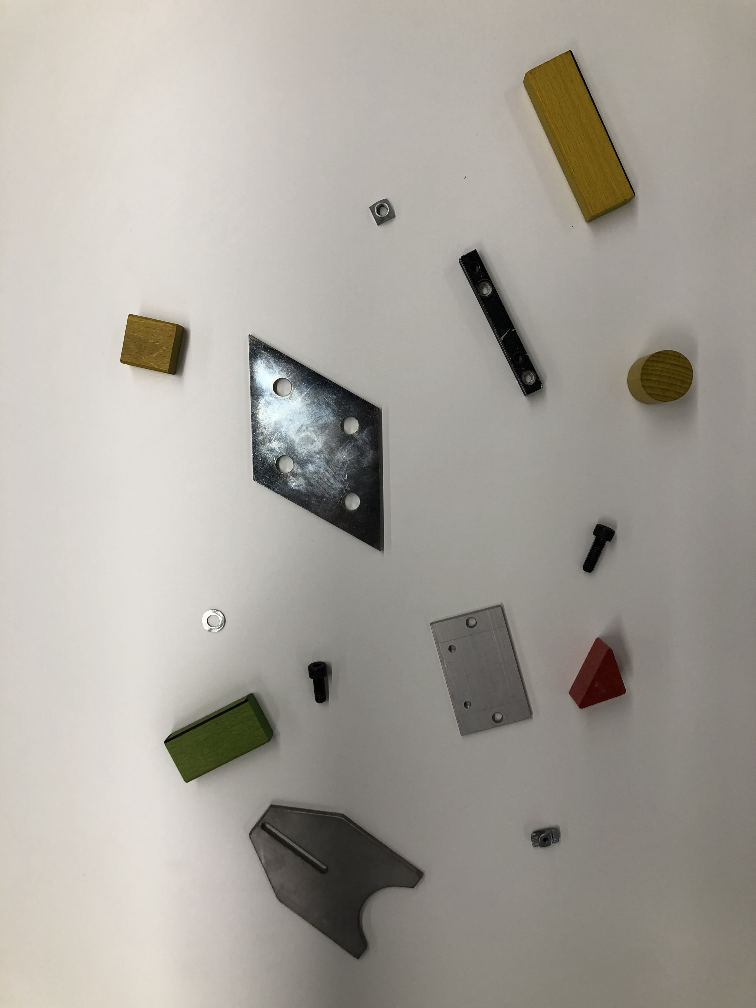
//> input picture student_assignment_5/data/1.png, 756 x 1008 px
$ ./main   (built with g++ and OpenCV 4)
//> lines starting //> are read from the running program, lines starting //| are printed output that depends on the picture; after the words box and inside, x2 and y2 are one past the last pixel; in counts of white or black regions, pixels touching at a corner belong together
#include <opencv2/opencv.hpp>
#include <iostream>

using namespace cv;
using namespace std;

int main() {
    // --- Load input image ---
    Mat image = imread("../data/1.png", 1);
//> image is the input picture: 1008 rows x 756 cols, CV_8UC3; mean B, G, R 155.4, 162.8, 167
    if (image.empty()) {
        cout << "Could not open or find the image!" << endl;
        return -1;
    }

    // --- Convert to grayscale ---
    Mat image_gray;
    cvtColor(image, image_gray, COLOR_BGR2GRAY);
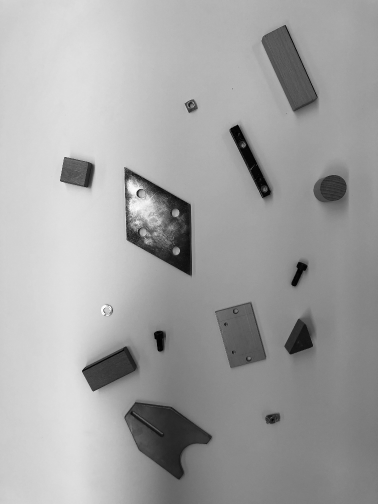
//> image_gray: 1008 rows x 756 cols, CV_8UC1 (shown at 1/2 size); min 0, max 255, mean 163.2

    // --- Adaptive thresholding to obtain binary image ---
    Mat image_binary;
    adaptiveThreshold(image_gray, image_binary, 255,
        ADAPTIVE_THRESH_GAUSSIAN_C,
        THRESH_BINARY_INV,
        105,
        19);
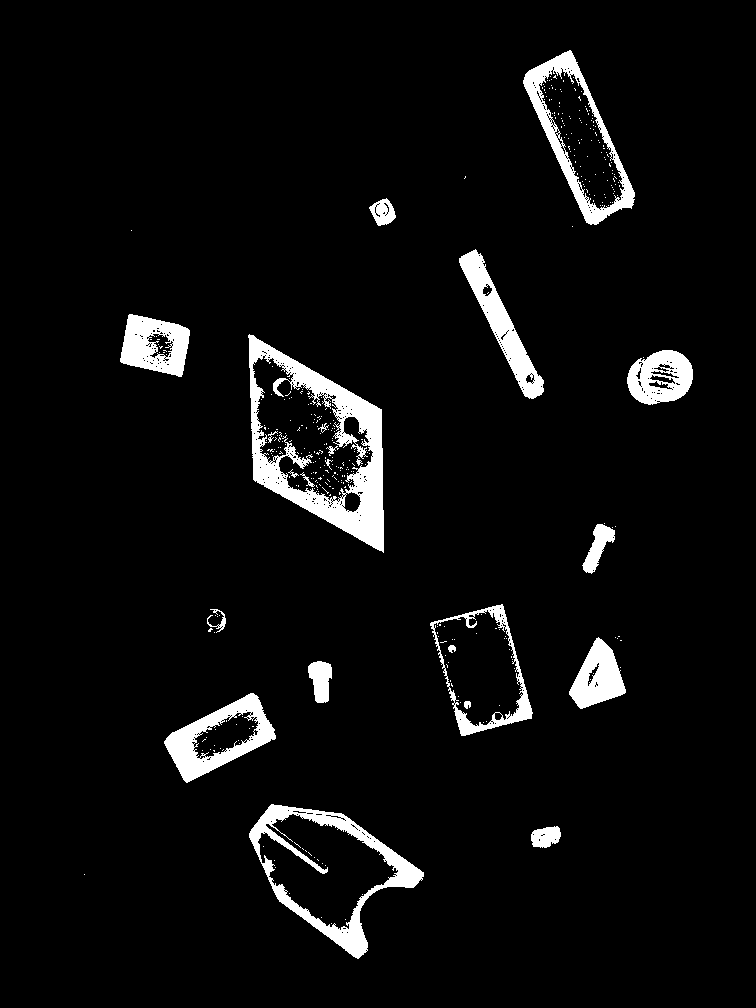
//> image_binary: 1008 rows x 756 cols, CV_8UC1; 5.1% white; 368 white regions (346 under 20 px)

    // --- Find external contours in the binary image ---
    vector<vector<Point>> contours;
    vector<Vec4i> hierarchy;
    findContours(image_binary, contours, hierarchy, RETR_EXTERNAL, CHAIN_APPROX_SIMPLE);
//> contours = 32 contours, 18 with area under 20; largest, box (x1, y1, x2, y2) and area: (248, 334, 384, 553) 18654, (249, 804, 424, 959) 13812, (523, 50, 635, 225) 9246, (430, 604, 533, 736) 8606, (164, 693, 276, 783) 5156

    Mat result = image.clone();

    // --- Draw contours and annotate with number of vertices ---
    RNG rng(12345); // Random color generator
    for (size_t i = 0; i < contours.size(); i++) {
        Scalar color = Scalar(rng.uniform(0, 256), rng.uniform(0, 256), rng.uniform(0, 256));

        // Approximate contour to polygon and count vertices
        vector<Point> approx;
        double epsilon = 0.02 * arcLength(contours[i], true);
        approxPolyDP(contours[i], approx, epsilon, true);

        drawContours(result, contours, static_cast<int>(i), color, 2);

        int vertices = static_cast<int>(approx.size());

        // Compute centroid for text placement
        Moments m = moments(contours[i]);
        int cx = static_cast<int>(m.m10 / m.m00);
        int cy = static_cast<int>(m.m01 / m.m00);

        // Annotate number of vertices at centroid
        string text = to_string(vertices);
        putText(result, text, Point(cx, cy), FONT_HERSHEY_SIMPLEX, 1, color, 2);
    }
//> this loop made 32 passes
//> (epsilon, approx, vertices, cx, cy, text) on passes 1, 5, 7, 8, 9: (0, 1 Point (x, y): [84, 874], 1, -2147483648, -2147483648, '1'), (0, 1 Point (x, y): [620, 667], 1, -2147483648, -2147483648, '1'), (0.04, 2 Points (x, y): [620, 640], [621, 640], 2, -2147483648, -2147483648, '2'), (0, 1 Point (x, y): [617, 638], 1, -2147483648, -2147483648, '1'), (0, 1 Point (x, y): [615, 637], 1, -2147483648, -2147483648, '1')
//> pass 2, `putText(result, text, Point(cx, cy), FONT_HERSHEY_SIMPLEX, 1, color, 2);`:
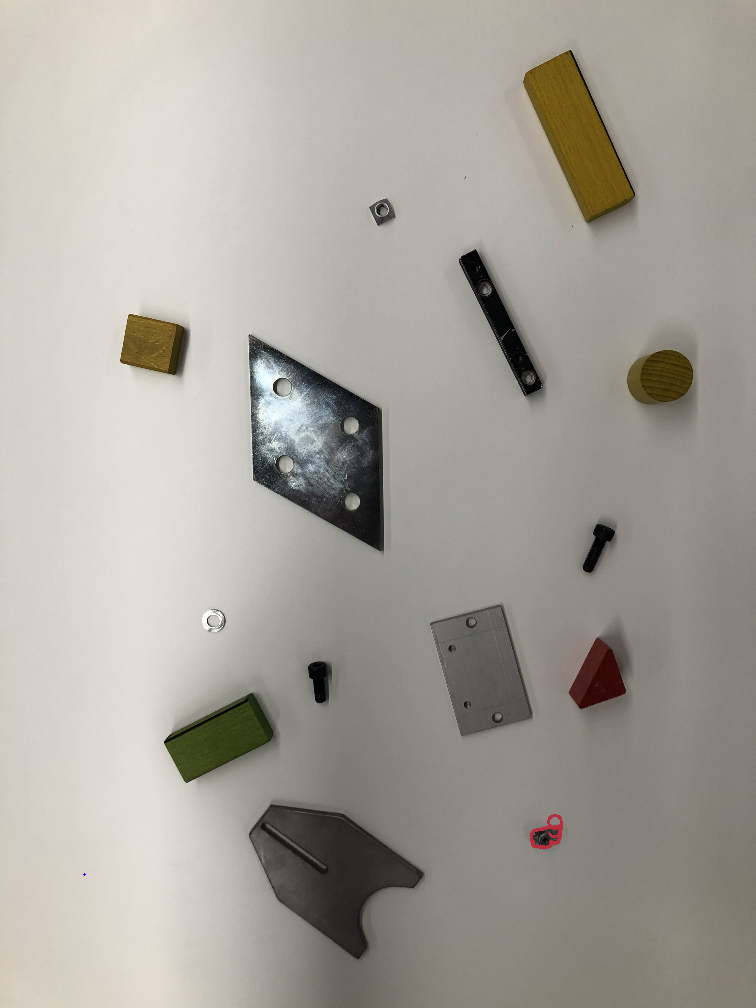
//> result: 1008 rows x 756 cols, CV_8UC3; 0.06% of pixels changed, all inside (x1, y1, x2, y2) = (83, 814, 563, 876)
//> pass 3, `putText(result, text, Point(cx, cy), FONT_HERSHEY_SIMPLEX, 1, color, 2);`:
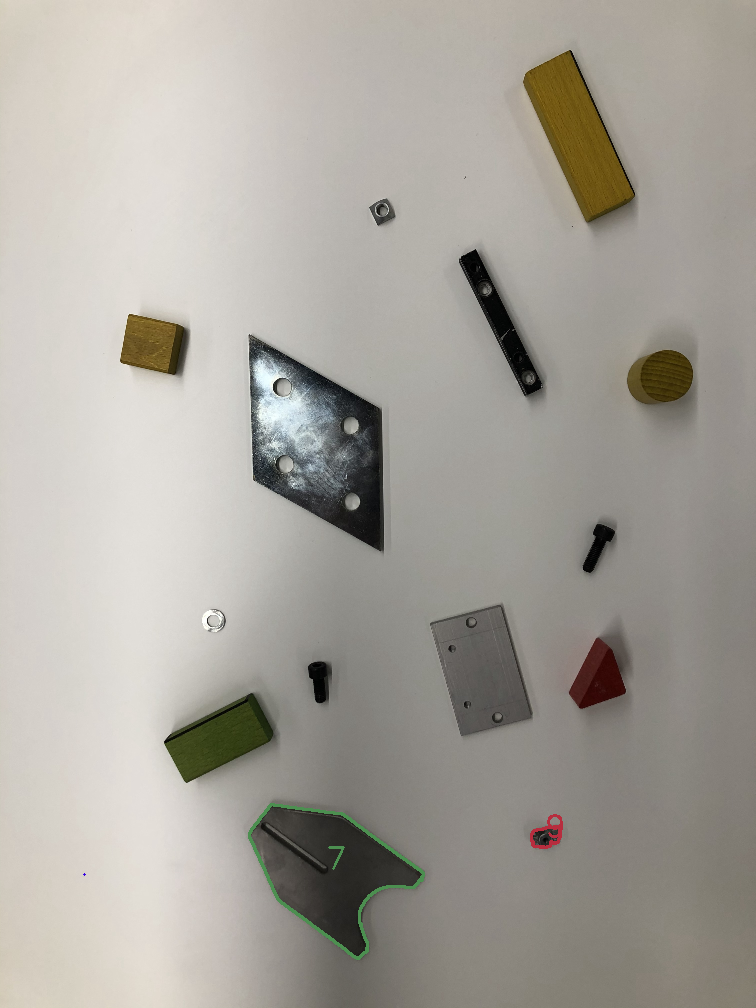
//> result: 1008 rows x 756 cols, CV_8UC3; 0.25% of pixels changed, all inside (x1, y1, x2, y2) = (248, 803, 425, 960)
//> after the loop:
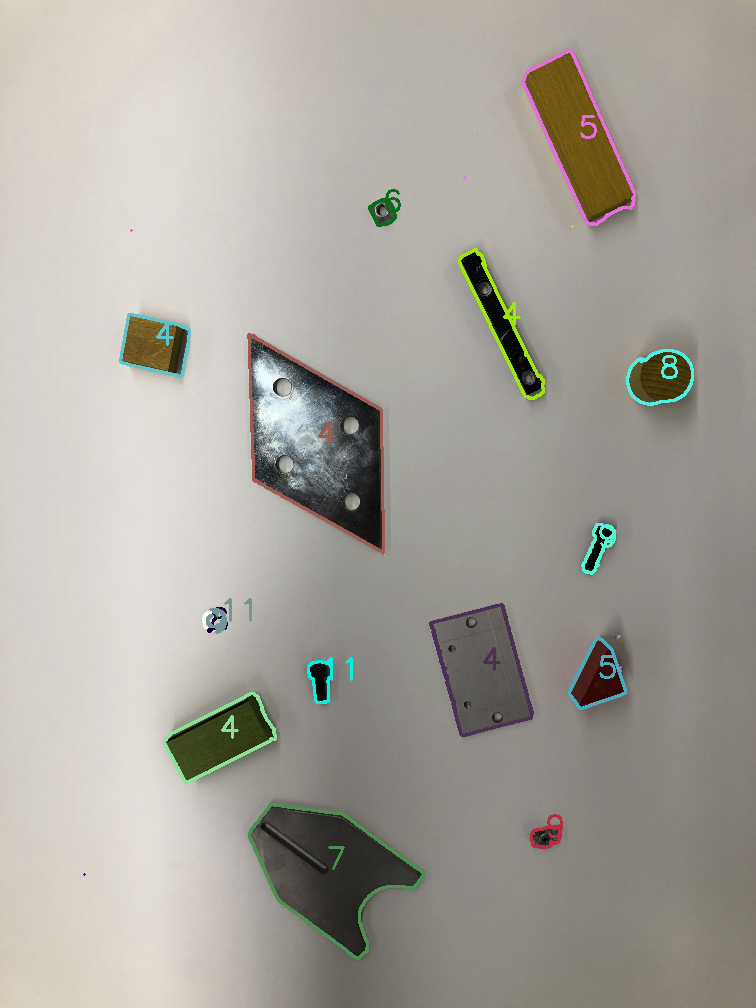
//> result: 1008 rows x 756 cols, CV_8UC3; 1.68% of pixels changed, all inside (x1, y1, x2, y2) = (119, 49, 694, 784)

    // --- Show results ---
    imshow("Original", image);
    imshow("Grayscale", image_gray);
    imshow("Binary", image_binary);
    imshow("Result with edge count", result);

    // --- Wait for user to exit ---
    while (true) {
        int key = waitKey(1);
//> the 'q' key is pressed
        if (key == 'q' || key == 27) { // Exit on 'q' or ESC key
            break;
        }
    }

    destroyAllWindows();
    return 0;
}

$ run again, with student_assignment_5/data/2.png copied over student_assignment_5/data/1.png
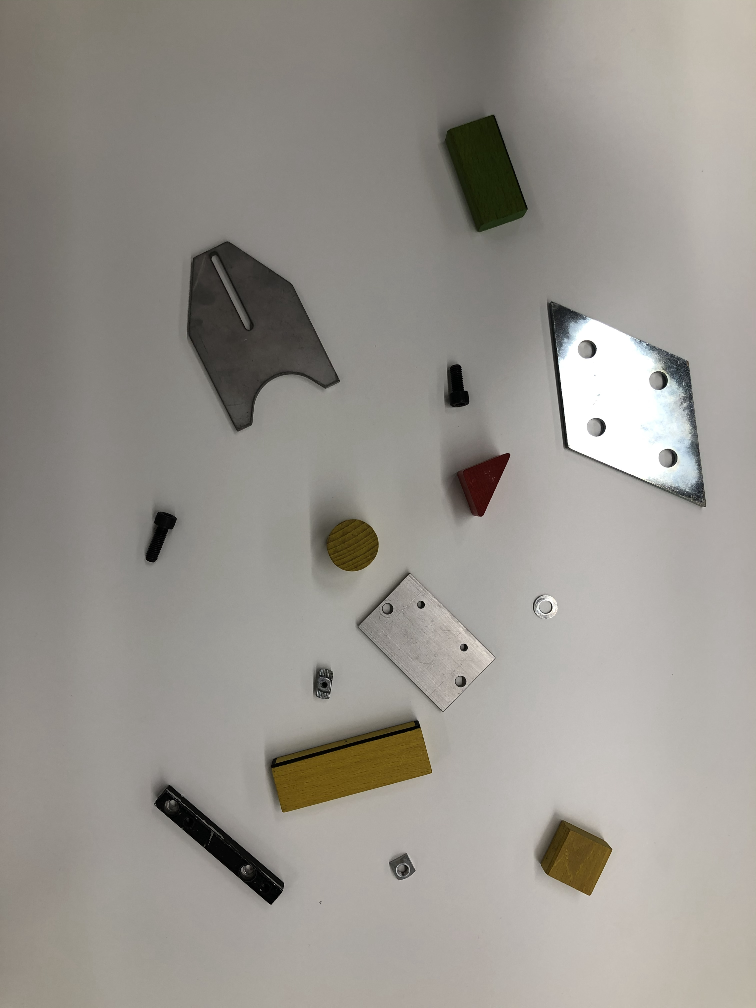
//> input picture student_assignment_5/data/2.png, 756 x 1008 px
//> image is the input picture: 1008 rows x 756 cols, CV_8UC3; mean B, G, R 141.3, 147.7, 151.4
//> `adaptiveThreshold(image_gray, image_binary, 255, ADAPTIVE_THRESH_GAUSS..`:
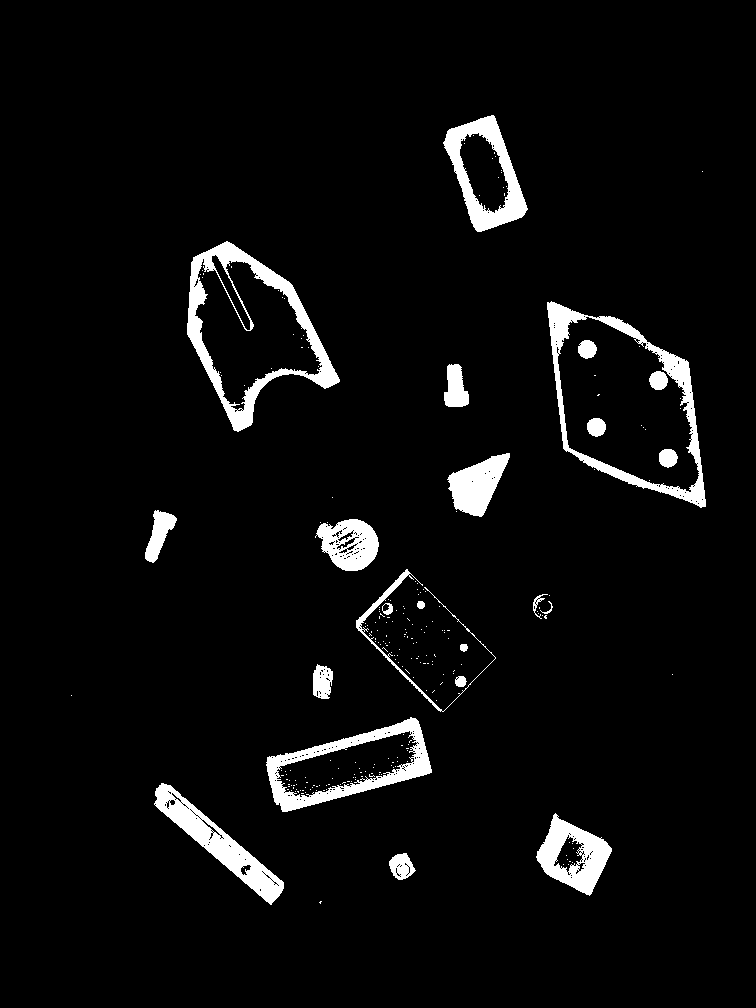
//> image_binary: 1008 rows x 756 cols, CV_8UC1; 4.6% white; 244 white regions (221 under 20 px)
//> contours = 119 contours, 101 with area under 20; largest, box (x1, y1, x2, y2) and area: (547, 301, 706, 508) 20942, (187, 241, 340, 432) 15856, (266, 717, 432, 812) 8752, (443, 115, 528, 232) 5846, (154, 783, 284, 905) 3916
//> the loop `for (size_t i = 0; i < contours.size(); i++)` made 119 passes
//> (epsilon, approx, vertices, cx, cy, text) on passes 6 to 10: (0, 1 Point (x, y): [436, 700], 1, -2147483648, -2147483648, '1'), (0, 1 Point (x, y): [71, 695], 1, -2147483648, -2147483648, '1'), (0.113, 2 Points (x, y): [434, 690], [432, 692], 2, -2147483648, -2147483648, '2'), (0, 1 Point (x, y): [426, 690], 1, -2147483648, -2147483648, '1'), (0.113, 2 Points (x, y): [442, 682], [440, 684], 2, -2147483648, -2147483648, '2')
//> after the loop `for (size_t i = 0; i < contours.size(); i++)`:
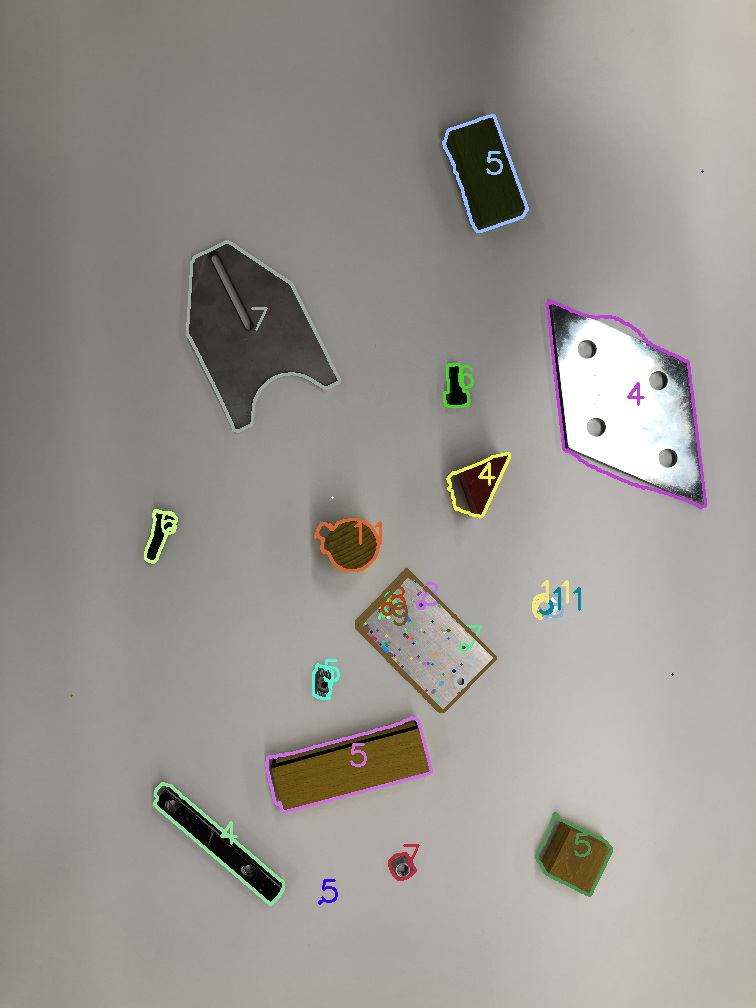
//> result: 1008 rows x 756 cols, CV_8UC3; mean B, G, R 142.5, 148.7, 152.5

$ run again, with student_assignment_5/data/3.png copied over student_assignment_5/data/1.png
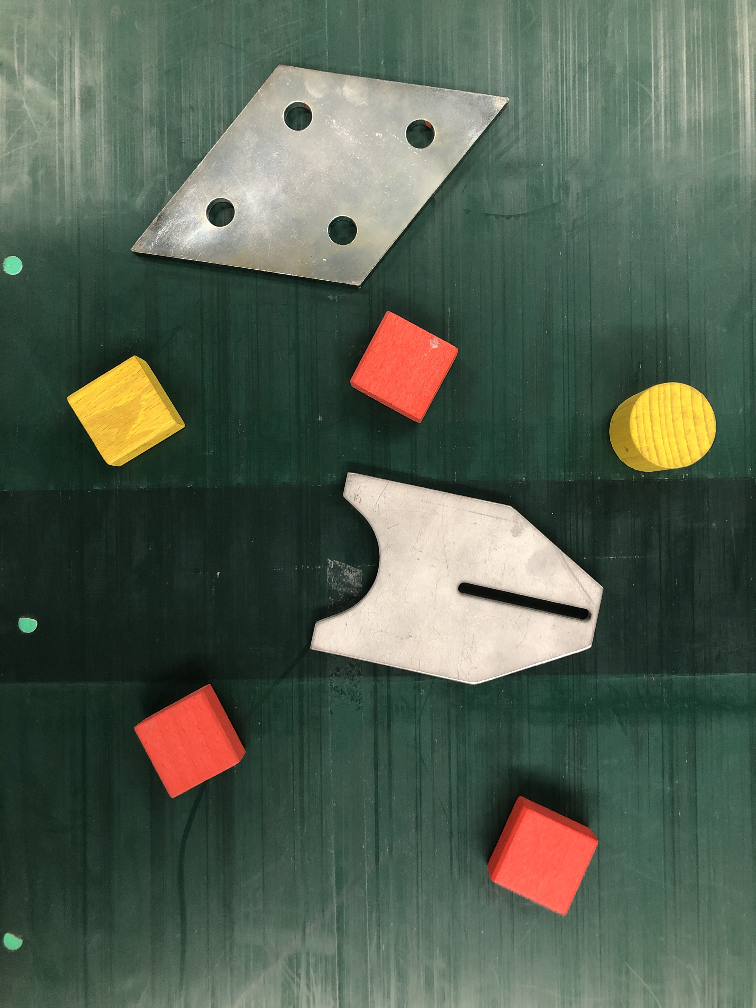
//> input picture student_assignment_5/data/3.png, 756 x 1008 px
//> image is the input picture: 1008 rows x 756 cols, CV_8UC3; mean B, G, R 80.8, 96.1, 83.8
//> `adaptiveThreshold(image_gray, image_binary, 255, ADAPTIVE_THRESH_GAUSS..`:
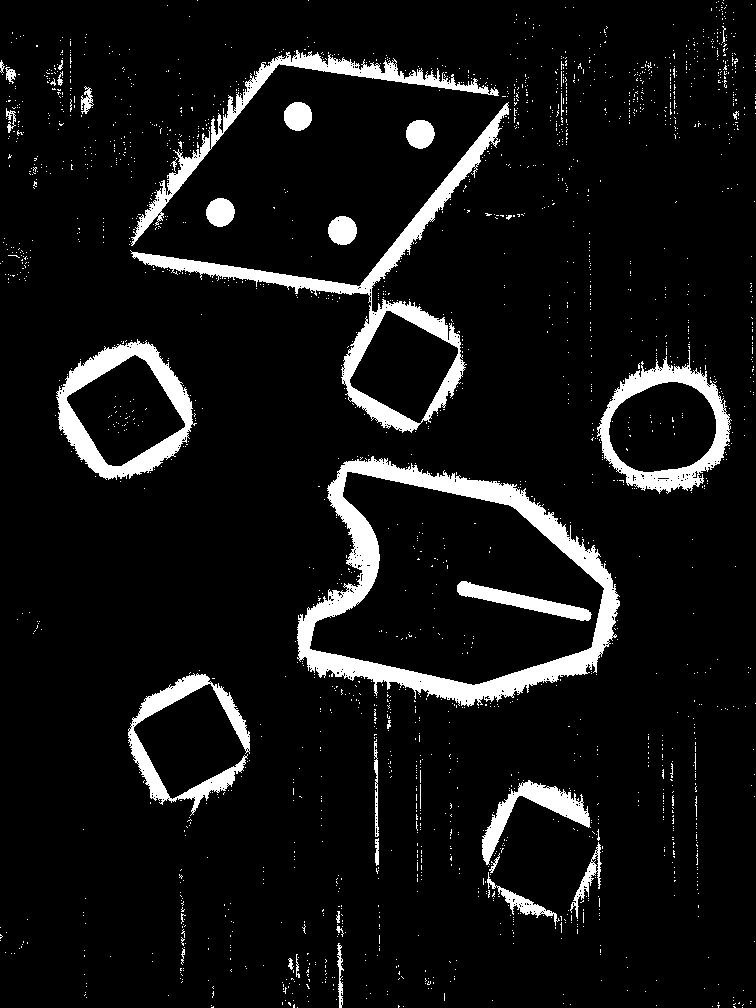
//> image_binary: 1008 rows x 756 cols, CV_8UC1; 7.9% white; 2137 white regions (2099 under 20 px)
//> contours = 2040 contours, 2017 with area under 20; largest, box (x1, y1, x2, y2) and area: (297, 456, 620, 707) 54564, (130, 102, 509, 433) 16421, (56, 339, 197, 480) 13366, (597, 350, 732, 494) 12449, (131, 50, 499, 246) 4486
//> the loop `for (size_t i = 0; i < contours.size(); i++)` made 2040 passes
//> (epsilon, approx, vertices, cx, cy, text) on passes 1, 2, 4: (0, 1 Point (x, y): [742, 1007], 1, -2147483648, -2147483648, '1'), (0, 1 Point (x, y): [297, 1007], 1, -2147483648, -2147483648, '1'), (0, 1 Point (x, y): [712, 1006], 1, -2147483648, -2147483648, '1')
//> after the loop `for (size_t i = 0; i < contours.size(); i++)`:
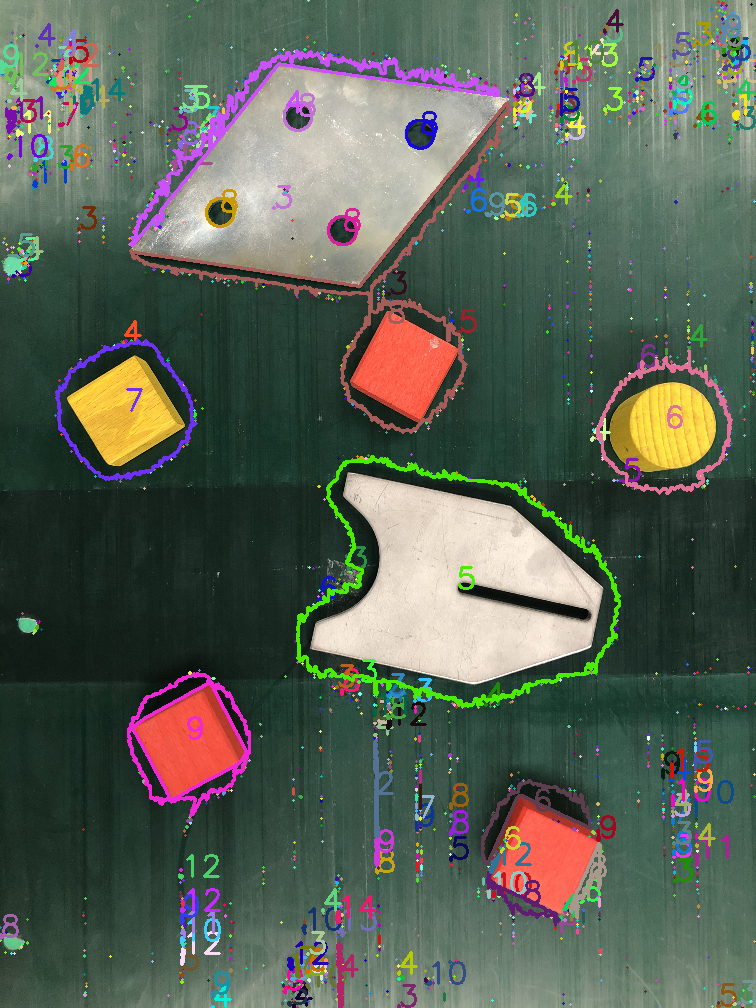
//> result: 1008 rows x 756 cols, CV_8UC3; mean B, G, R 85.4, 98.1, 89.1
